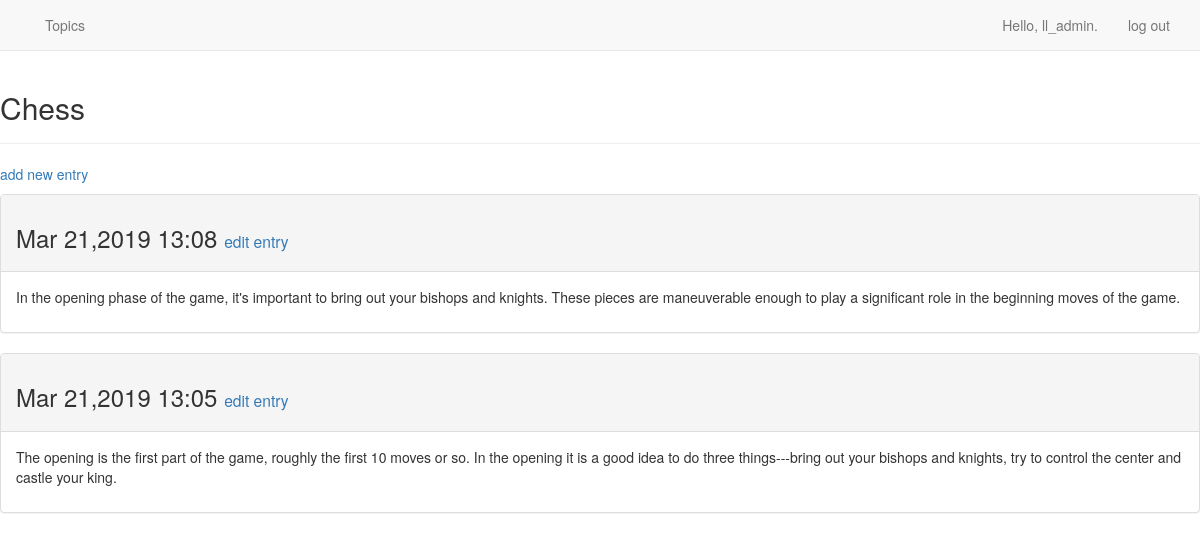
The page /topics/1/ (signed in) on the database its author committed.
### learning_logs/models.py (models this page shows, shortened)
class Topic(models.Model):
    text = models.CharField(max_length=200)
    date_added = models.DateTimeField(auto_now_add=True)
    owner = models.ForeignKey(User,on_delete=models.PROTECT)
    def __str__(self):
        return self.text

class Entry(models.Model):
    topic = models.ForeignKey('Topic',on_delete=models.PROTECT)
    text = models.TextField()
    date_added = models.DateTimeField(auto_now_add=True)
    class Meta:
        verbose_name_plural ='entries'

### learning_logs/views.py (the view)
# urls.py: path('topics/<int:topic_id>/',views.topic, name='topic'),
@login_required
def topic(request,topic_id):
    topic = Topic.objects.get(id=topic_id)
    if topic.owner!=request.user:
        raise Http404
    entries = topic.entry_set.order_by('-date_added')
    context = {'topic': topic,'entries': entries}
    return render(request,'learning_logs/topic.html', context)

### learning_logs/templates/learning_logs/topic.html
{% extends "learning_logs/base.html"%}
{% block header %}
 <h2>{{ topic }}</h2>
{% endblock header %}
{% block content %}
  <p>
    <a href={% url 'learning_logs:new_entry' topic.id %}"> add new entry</a>
  </p>
  {% for entry in entries %}
    <div class="panel panel-default">
	  <div class="panel-heading">
	    <h3>
		  {{ entry.date_added|date:'M d,Y H:i' }}
		  <small>
		    <a href="{% url 'learning_logs:edit_entry' entry.id %}">edit entry</a>
		  </small>
		</h3>
	  </div>
	  <div class ="panel-body">
	    {{ entry.text|linebreaks }}
	  </div>
	 </div>
  {% empty %}
	   There are no entries for this topic yet.
  {% endfor %}
{% endblock content %}

### learning_logs/templates/learning_logs/base.html (shortened to what this page needs)
{% load bootstrap3 %}
<!DOCTYPE html>
<html lang="en">
  <head>
	{% bootstrap_css %}
	</head>
	<body>
	  <nav class="navbar navbar-default navbar-static-top">
	    <div class="container">
		  <div id="navbar" class="navbar-collapse collapse">
		    <ul class="nav navbar-nav">
			  <li><a href="{% url 'learning_logs:topics' %}">Topics</a></li>
			</ul>
			<ul class="nav navbar-nav navbar-right">
			  {% if user.is_authenticated %}
			    <li><a> Hello, {{user.username }}.</a></li>
				<li><a href="{% url 'users:logout' %}">log out</a></li>
			  {% else %}
			    <li><a href="{% url 'users:register' %}">register</a></li>
				<li><a href="{ url 'users:login' %}"log in </a></li>
			  {% endif %}
			</ul>
		  </div>
		</div>
	   </nav>
	   <div class = "page-header">
	     {% block header %}{% endblock header %}
	   </div>
	   <div>
	     {% block content %} {% endblock content %}
	   </div>
	</body>
</html>

### rows shown on the page
Topic: text "Chess"
Entry: date_added "Mar 21,2019 13:08", text "In the opening phase of the game, it's important to bring out your bishops and knights. These pieces are maneuverable enough to play a significant role in the beginning moves of the game."
Entry: date_added "Mar 21,2019 13:05", text "The opening is the first part of the game, roughly the first 10 moves or so. In the opening it is a good idea to do three things---bring out your bishops and knights, try to control the center and castle your king."

### other values the page prints
{{ user.username }} "ll_admin"
